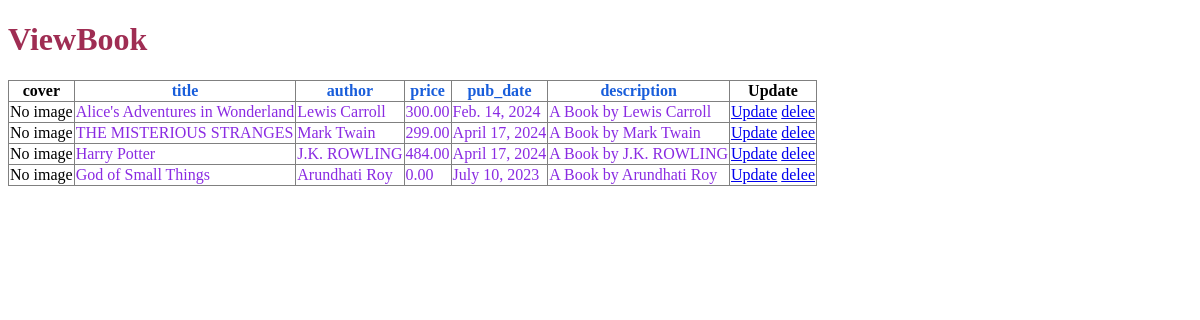
The app's page /ViewBook/, older data.
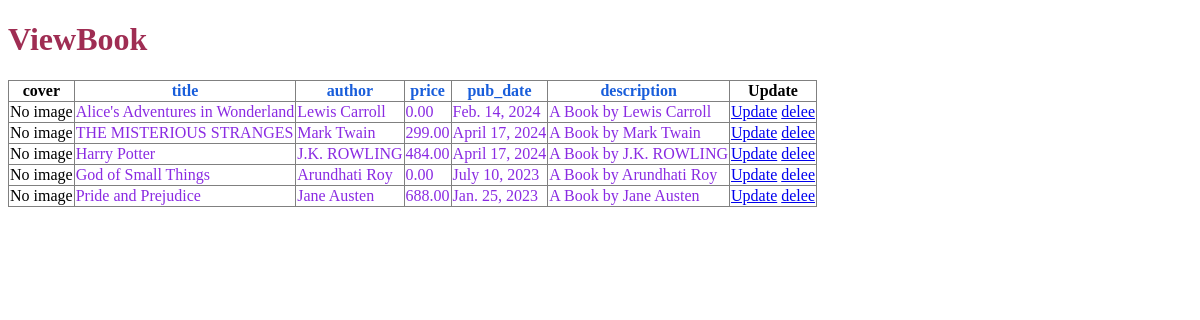
The same page, newer data.
### app1/models.py (models this page shows, shortened)
class book(models.Model):
    title=models.CharField(max_length=200)
    author=models.CharField(max_length=100)
    price=models.DecimalField(max_digits=6,decimal_places=2)
    pub_date=models.DateField()
    description=models.TextField()
    cover_image=models.ImageField(upload_to='book_covers/',null=True,blank=True)

### app1/views.py (the view)
# urls.py: path('ViewBook/',views.ViewBook,name='ViewBook'),
def ViewBook(request):
    a=book.objects.all()
    return render(request,'ViewBook.html',{"ab":a})

### app1/templates/viewbook.html (shortened to what this page needs)
<!DOCTYPE html>
<html lang="en">
<head>
</head>
<body>
    <h1 style="color: rgb(159, 45, 83); text-align: left;">ViewBook</h1>
    <table border="1"
    style="border-collapse: collapse;">
    <tr>
        <th>cover</th>
        <th style="color:rgb(25, 94, 219) ;">title</th>
        <th style="color:rgb(25, 94, 219) ;">author</th>
        <th style="color:rgb(25, 94, 219) ;">price</th>
        <th style="color:rgb(25, 94, 219) ;">pub_date</th>
        <th style="color:rgb(25, 94, 219) ;">description</th>
        <th>Update</th>
    </tr>
    {% for i in ab%}
    <tr>
        <td>{% if i.cover_image %}
            <img src="{{ i.cover_image.url }}" alt="" width="100">
            {% else %}
            No image
            {% endif %}
        </td>
        <td style="color: blueviolet;">{{i.title}}</td>
        <td style="color: blueviolet;">{{i.author}}</td>
        <td style="color: blueviolet;">{{i.price}}</td>
        <td style="color: blueviolet;">{{i.pub_date}}</td>
        <td style="color: blueviolet;">{{i.description}}</td>
        <td><a href="{% url 'updatebook' i.id %}">Update</a>
        <a href="{% url 'deletebook' i.id %}">delee</a></td>
    </tr>
    {% endfor %}
    </table>
</body>
</html>

Row changes from the older to the newer data that the page shows:
changed book "Alice's Adventures in Wonderland": price "300.00" → "0.00"
added book: shows "No image", title "Pride and Prejudice", author "Jane Austen", price "688.00", pub_date "Jan. 25, 2023", description "A Book by Jane Austen"
